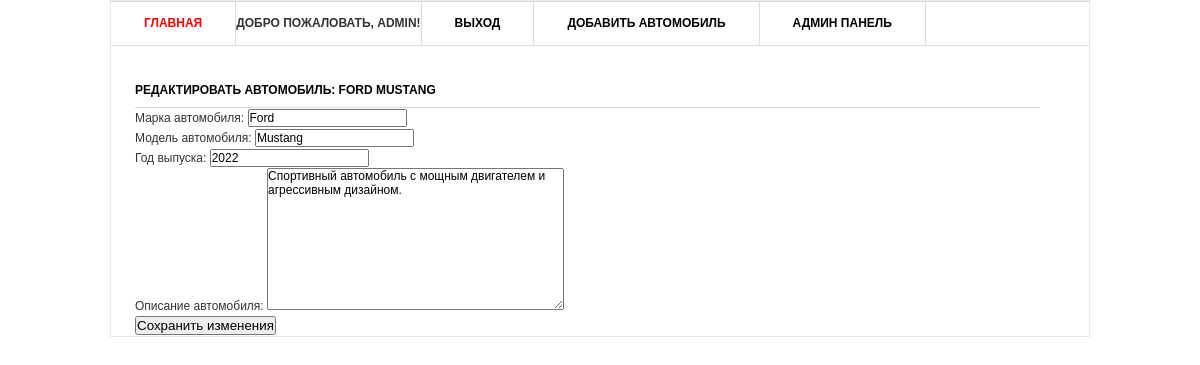
Page /edit_car/1/ (signed in) on the committed database.
### users/models.py (models this page shows)
class User(AbstractUser):
    image = models.ImageField(upload_to='users_images', null=True,blank=True)

### listofcars/models.py (models this page shows, shortened)
class Car(models.Model):
    owner = models.ForeignKey(settings.AUTH_USER_MODEL, on_delete=models.CASCADE, verbose_name='Автор')
    make = models.CharField('марка автомобиля', max_length=255)
    model = models.CharField('модель автомобиля', max_length=255)
    year = models.IntegerField('год выпуска')
    description = models.TextField('описание автомобиля')
    created_at = models.DateTimeField('дата и время создания записи', auto_now_add=True)
    updated_at = models.DateTimeField('дата и время последнего обновления записи', auto_now=True)
    class Meta:
        verbose_name = 'Запись'
        verbose_name_plural = 'Записи'

### listofcars/views.py (the view, shortened to what this page needs)
# urls.py: path('edit_car/<int:pk>/', EditCar.as_view(), name='edit_car'),
class EditCar(View):
    def get(self, request, pk):
        car = get_object_or_404(Car, id=pk)
        if car.owner == request.user:
            form = CarForm(instance=car)
            return render(request, 'html/edit_car.html', {'form': form, 'car': car})
        return redirect('home')

### listofcars/form.py
class CarForm(forms.ModelForm):
    class Meta:
        model = Car  # Модель, для которой создается форма
        fields = ['make', 'model', 'year', 'description']  # Поля, которые будут отображаться в форме

### templates/html/edit_car.html (shortened to what this page needs)
<!DOCTYPE html>
{% load static %}
<html>
<head>
    <link rel="stylesheet" href="{% static 'css/style.css' %}" type="text/css" />
</head>
<body>
    <div class="shell">
        <div class="border">
            <div id="header">
                <div id="navigation">
                    <ul>
                        <li><a href="/" class="active">Главная</a></li>
                        {% if user.is_authenticated %}
                            <li>Добро пожаловать, {{ user.username }}!</li>
                            <li><a href="{% url 'logout' %}">Выход</a></li>
                        {% else %}
                            <li><a href="{% url 'login' %}">Вход</a></li>
                            <li><a href="{% url 'register' %}">Регистрация</a></li>
                        {% endif %}
                        <li><a href="{% url 'add_car' %}">Добавить автомобиль</a></li>
                        <li><a href="/admin">Админ панель</a></li>
                    </ul>
                </div>
            </div>
            <div id="main">
                <div id="content" class="left">
                    <h3>Редактировать автомобиль: {{ car.make }} {{ car.model }}</h3>
                    <form method="post">
                        {{ form.as_p }}
                        <button type="submit">Сохранить изменения</button>
                    </form>
                </div>
            </div>
        </div>
    </div>
</body>
</html>

### static/css/style.css (style rules this page uses)
* { margin: 0; padding: 0; outline:0; }
body { font-size: 12px; line-height: 20px; font-family: Georgia, Arial, Helvetica, Sans-Serif; color: #333; background: url() repeat 0 0; }
a { color: #ff0000; text-decoration: none; cursor:pointer; }
input, textarea, select { font-family: Arial, Helvetica, sans-serif; font-size:12px; }
textarea { overflow:auto; }
.left, .alignleft { float: left; display: inline; }
.shell { width: 980px; margin: 0 auto; }
.border { border: 1px solid #e8e8e8; background: #fff; position: relative; }
#navigation { height: 43px; border-top: 1px solid #dbdbdb; border-bottom: 1px solid #dbdbdb; }
#navigation ul { list-style: none; }
#navigation ul li { float: left; height: 43px; border-right: 1px solid #dbdbdb; font-size: 12px; line-height: 43px; font-weight: bold; text-transform: uppercase; }
#navigation ul li a { float: left; height: 43px; color: #000; padding: 0 33px; }
#navigation ul li a:hover, #navigation ul li a.active { color: #ff0000; text-decoration: none; }
#main { width: 932px; padding: 37px 24px 17px 24px; }
#main h3 { font-size: 12px; line-height: 15px; color: #000; text-transform: uppercase; border-bottom: 1px solid #dbdbdb; padding: 0 0 9px 0; }
#content { width: 905px; }

### rows in the picture
User: username "ADMIN"
Car: make "FORD", model "MUSTANG", make "Ford", model "Mustang", year "2022", description "Спортивный автомобиль с мощным двигателем и агрессивным дизайном."
